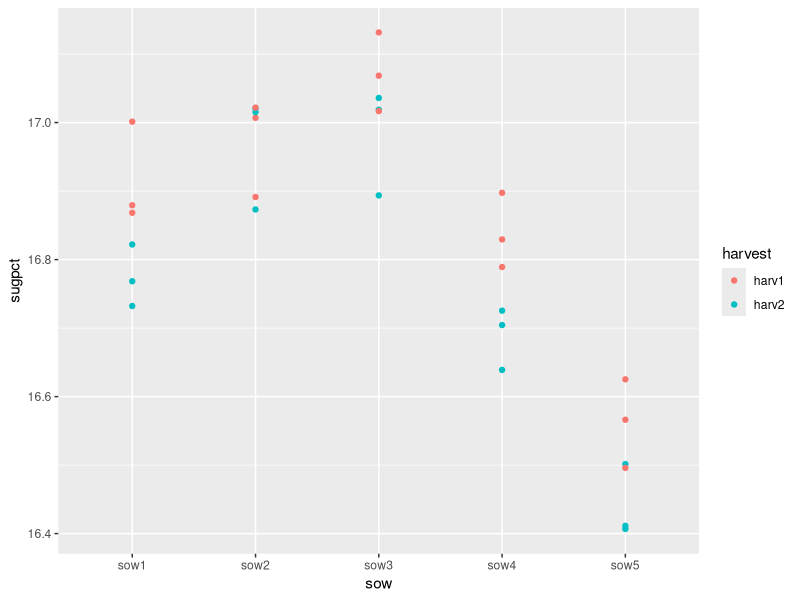

R code for this plot:
## ---- chunk 1
knitr::opts_chunk$set(
  collapse = TRUE,
  comment = "#>",
  message = FALSE
)
## ---- chunk 2
library(pbkrtest)
library(ggplot2)

## Sugar beets: Does suger content depend on harvest time?

beets |> ggplot(aes(x=sow, y=sugpct, group=harvest)) +
    geom_jitter(aes(color=harvest), width=0)

fm0 <- lmer(sugpct ~ block + sow + harvest + (1|block:harvest), data=beets)
fm1 <- update(fm0, .~. -harvest)

## Is there an effect of harvest time?
an <- anova(fm0, fm1)
pb <- PBmodcomp(fm0, fm1)
kr <- KRmodcomp(fm0, fm1)
sa <- SATmodcomp(fm0, fm1)

tidy(an)
tidy(pb)
tidy(kr)
tidy(sa)
